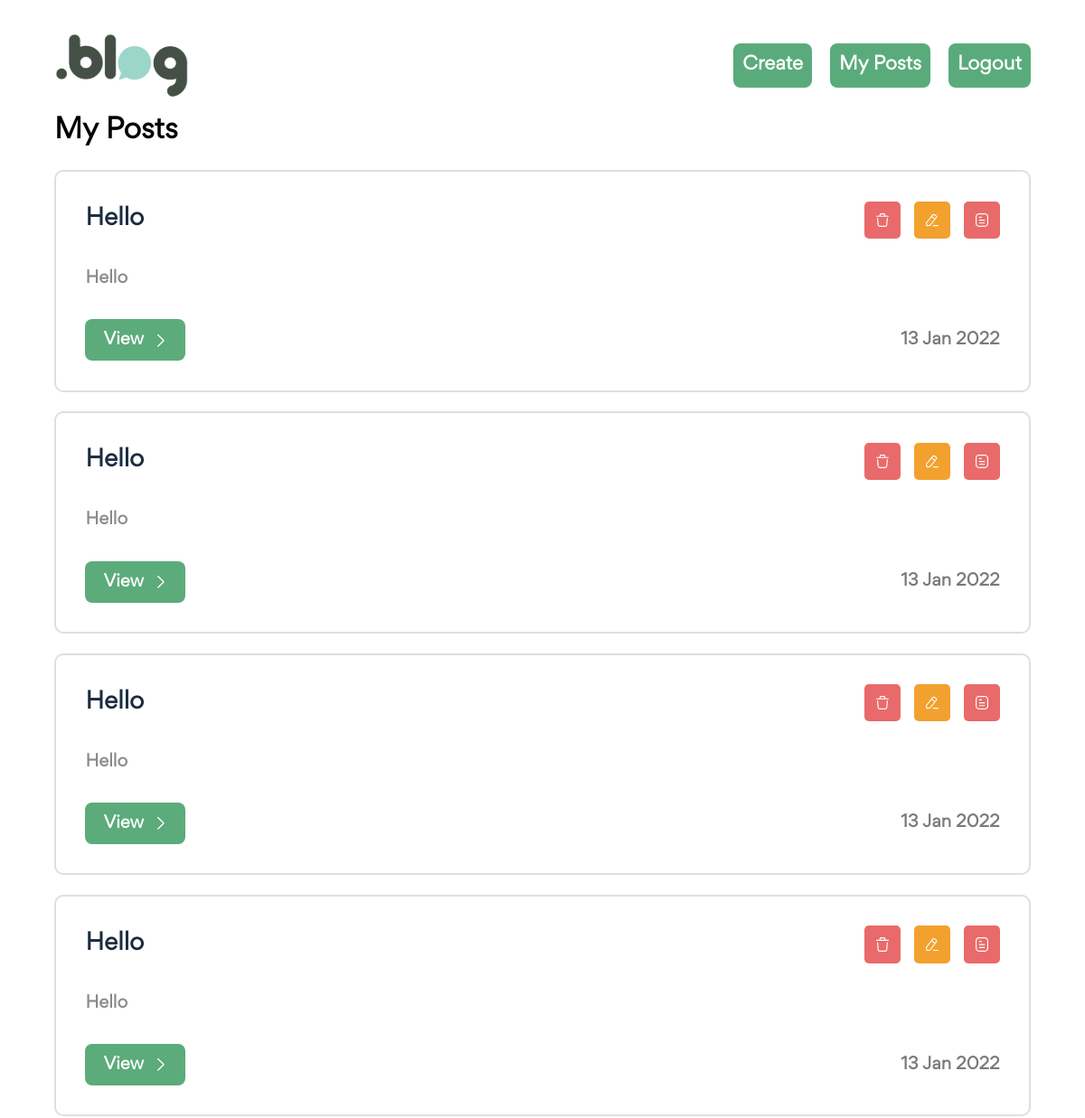
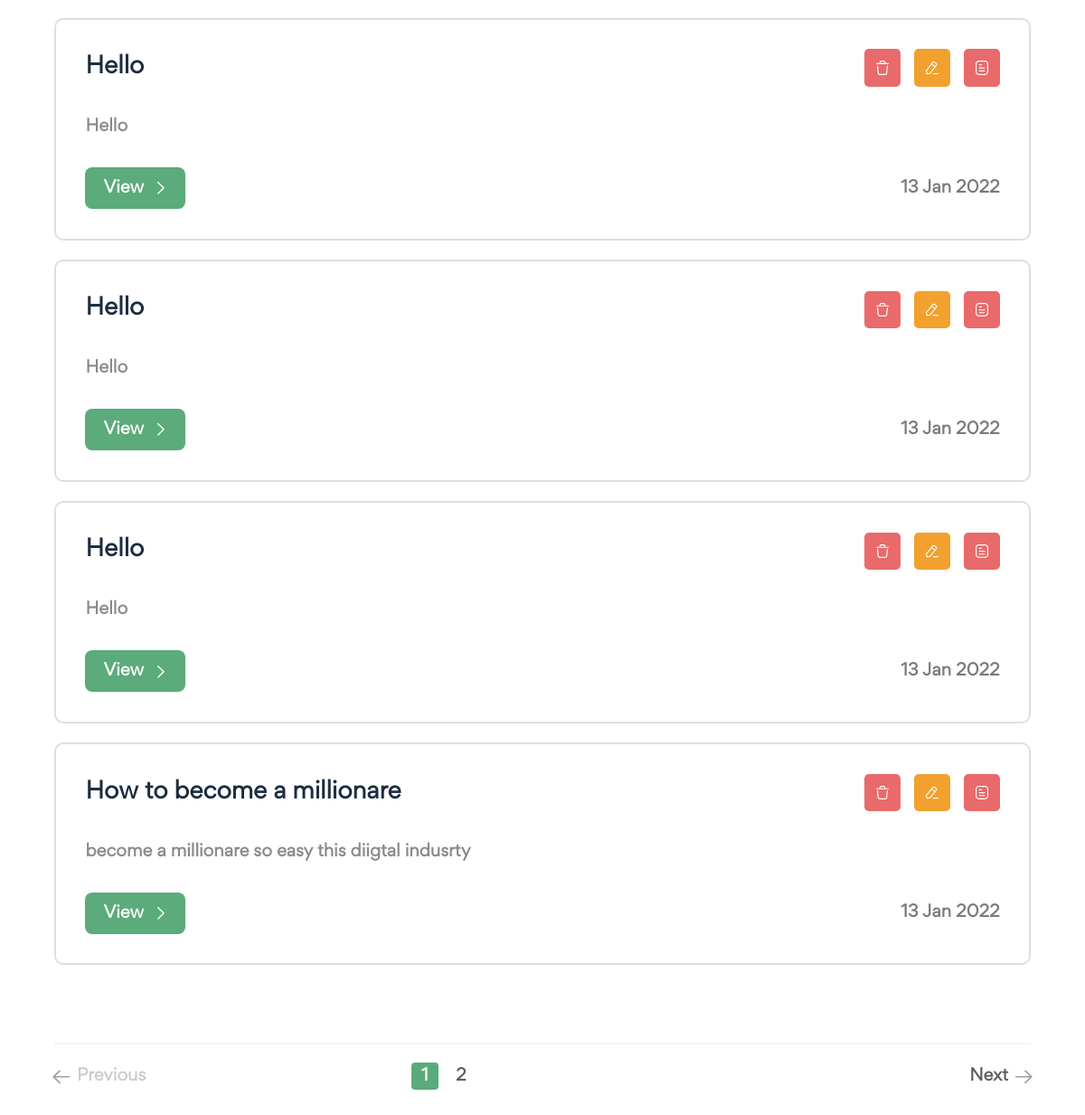
Page /posts/my-posts/ (signed in) on the committed database (2 pictures, top to bottom).
### posts/models.py (models this page shows, shortened)
class Post(models.Model):
    title = models.CharField(max_length=255)
    short_description = models.TextField()
    description = RichTextField()
    categories = models.ManyToManyField("posts.Category")
    time_to_read = models.CharField(max_length=128)
    featured_image = models.ImageField(upload_to="posts/")
    is_draft = models.BooleanField(default=False)
    author = models.ForeignKey("posts.Author",on_delete=models.CASCADE)
    published_date = models.DateField()
    is_deleted = models.BooleanField(default=False)

### posts/views.py (the view)
# urls.py: path('my-posts/',views.my_posts, name="my_posts")
@login_required(login_url="/users/login/")
def my_posts(request):
    posts = Post.objects.filter(author__user=request.user, is_deleted=False)
    instances = paginate_instances(request,posts,per_page=8)
    context = {
        "title" : "My Posts",
        "instances" : instances
    }
    return render(request, "posts/my-posts.html", context=context)

### main/functions.py (called while the page is built)
def paginate_instances(request,instances,per_page=6):
    instances = Paginator(instances, per_page)
    page = request.GET.get('page', 1)
    try:
        instances = instances.page(page)
    except PageNotAnInteger:
        instances = instances.page(1)
    except EmptyPage:
        instances = instances.page(instances.num_pages)
    return instances

### posts/templatetags/peginator_tags.py (called while the page is built)
@register.simple_tag
def get_elided_page_range(instances, number, on_each_side=3, on_ends=2):
    paginator =Paginator(instances.object_list, instances.per_page)
    return paginator.get_elided_page_range(number=number, on_each_side=on_each_side, on_ends=on_ends)

@register.simple_tag(takes_context=True)
def change_params(context,page):
    request = context['request']
    full_path = request.get_full_path()
    if "?" in full_path:
        if "page" in full_path:
            full_path = re.sub("page=[0-9]+", f"pages={page}",full_path)
        else:
            full_path += f"&page={page}"
    else:
        full_path += f"?page={page}"
    return full_path

@register.inclusion_tag("web/includes/pagionation.html",takes_context=True)
def load_pagination(context, instances):
    request = context['request']
    return{
        "instances" : instances,
        "request" : request
    }

### templates/posts/my-posts.html
{% extends 'base.html' %}
{% load static %}
{% block content %}
{% load peginator_tags %}
    <section id="my-posts-home">
        <section class="wrapper">
            {% include 'web/includes/header.html' %}
            <section class="spotlight">
                <h3>
                    {{title}}
                </h3>
                <ul class="posts">
                    {% for instance in instances %}
                    <li class="post">
                        <div class="top">
                            <h5 class="title">
                                {{instance.title}}
                            </h5>
                            <div class="buttons">
                                <a
                                href="#"
                                class="danger"
                                data-text="Are you sure want to remove this post. You can't undo this action."
                                data-title="Confirm Delete!"
                                title="Delete!"
                            >
                                    <img src="{% static './images/icons/delete.svg' %}" alt="Delete" />
                                </a>
                                <a href="#" class="warning">
                                    <img src="{% static './images/icons/pencil.svg' %}" alt="Edit" />
                                </a>
                                <a
                                    href="#"
                                    class="danger"
                                    data-text="Are you sure want to update this post"
                                    data-title="Confirm Status!"
                                    title="Draft"
                                >
                                    <img src="{% static './images/icons/sheet.svg' %}" alt="Edit" />
                                </a>
                            </div>
                        </div>
                        <p class="description">
                            {{instance.short_description}}
                        </p>
                        <div class="bottom">
                            <a href="{% url 'web:post' id=instance.id %}" class="view">
                                View
                                <span>
                                    <img src="{% static './images/icons/up-arrow.svg' %}" alt="Arrow">
                                </span>
                            </a>
                            <p class="date">
                                13 Jan 2022
                            </p>
                        </div>
                    </li>
                    {% endfor %}
                </ul>
            </section>
            {% load_pagination instances %}
        </section>
    </section>
{% endblock %}

### static/css/style.css (style rules this page uses)
* { margin: 0; padding: 0; border: 0; vertical-align: baseline; background: transparent; font-weight: normal; text-decoration: none; outline: none; -webkit-box-sizing: border-box; -moz-box-sizing: border-box; box-sizing: border-box; font-family: "Gordita Regular"; }
ol, ul { list-style: none; }
body { font-size: 17px; color: #1c2c40; overflow-x: hidden; min-width: 320px; font-weight: 400; }
a { color: #1c2c40; }
p { line-height: 1.6em; font-size: 16px; font-weight: 400; }
.wrapper { width: 90%; margin: 0 auto; max-width: 1500px; }
img { display: block; width: 100%; height: 100%; }
#my-posts-home { padding: 3% 0 5%; position: relative; }
#my-posts-home section.spotlight { padding: 0 0 5% 0; }
#my-posts-home section.spotlight h3 { font-size: 30px; margin-bottom: 2%; color: #000; font-weight: 700; }
#my-posts-home section.spotlight ul.posts { width: 100%; margin-bottom: 3%; }
#my-posts-home section.spotlight ul.posts li.post { border: 2px solid #dfdfdf; border-radius: 10px; padding: 3%; margin-bottom: 2%; }
#my-posts-home section.spotlight ul.posts li.post:last-child { margin: 0; }
#my-posts-home section.spotlight ul.posts li.post div.top { display: flex; align-items: center; justify-content: space-between; margin-bottom: 3%; }
#my-posts-home section.spotlight ul.posts li.post div.top h5.title { font-size: 25px; font-weight: 700; }
#my-posts-home section.spotlight ul.posts li.post div.top div.buttons { display: flex; margin-right: -15px; }
#my-posts-home section.spotlight ul.posts li.post div.top a { border-radius: 5px; padding: 13px; width: 40px; margin-right: 15px; }
#my-posts-home section.spotlight ul.posts li.post div.top a.danger { background: #e96a6a; }
#my-posts-home section.spotlight ul.posts li.post div.top a.warning { background: #f2a12e; }
#my-posts-home section.spotlight ul.posts li.post p.description { font-size: 18px; color: #898a8a; font-weight: 700; width: 80%; margin-bottom: 2%; }
#my-posts-home section.spotlight ul.posts li.post div.bottom { display: flex; align-items: center; justify-content: space-between; }
#my-posts-home section.spotlight ul.posts li.post div.bottom a.view { display: flex; align-items: center; background: #5bab7b; padding: 10px 20px; font-size: 18px; font-weight: 700; color: #fff; text-align: center; border-radius: 8px; }
#my-posts-home section.spotlight ul.posts li.post div.bottom a.view span { transform: rotate(90deg); width: 14px; margin-left: 12px; }
#my-posts-home section.spotlight ul.posts li.post div.bottom p.date { color: #7a7a7a; font-weight: 700; font-size: 18px; }
@media all and (max-width: 1280px) { #my-posts-home section.spotlight ul.posts li.post p.description { font-size: 18px; margin-bottom: 3%; } }
@media all and (max-width: 1280px) { #my-posts-home section.spotlight ul.posts li.post div.bottom p.date { font-size: 18px; } }
@media all and (max-width: 1280px) { #my-posts-home section.spotlight ul.posts li.post div.bottom a.view { font-size: 18px; } }

### rows in the picture
Post: title "Hello", short_description "Hello"
Post: title "Hello", short_description "Hello"
Post: title "Hello", short_description "Hello"
Post: title "Hello", short_description "Hello"
Post: title "Hello", short_description "Hello"
Post: title "Hello", short_description "Hello"
Post: title "Hello", short_description "Hello"
Post: title "How to become a millionare", short_description "become a millionare so easy this diigtal indusrty"

### other values in the picture
{{ title }} "My Posts"
{{ i }} "1"
{{ i }} "2"
